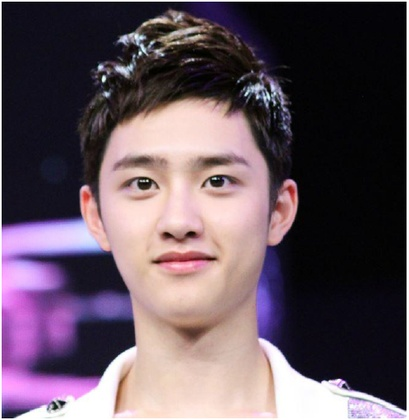
%> input picture Program 1/face1.jpg, 409 x 420 px, shrunk from 499 x 512 before the run
$ octave fr1.m   (GNU Octave 9; MATLAB toolbox functions it lacks are replaced by stand-ins)
%> lines starting %> are read from the running program, lines starting %| are printed output that depends on the picture; in (x1, y1, x2, y2) boxes, pixels count from 0 and x2, y2 are one past the last pixel; in counts of white or black regions, pixels touching at a corner belong together; the program's own positions count from 1
i=imread('face1.jpg');
%> i is the input picture: size 420x409x3 uint8; mean R, G, B 101.1, 84.3, 95
I=rgb2gray(i);
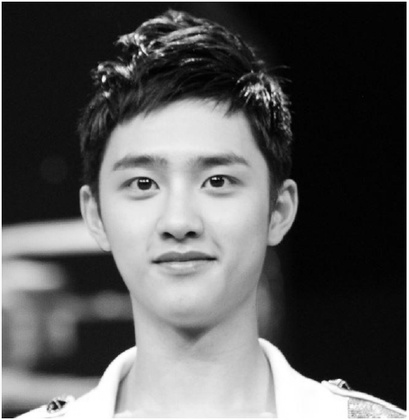
%> I: size 420x409 uint8; min 0, max 255, mean 90.5
BW=im2bw(I);
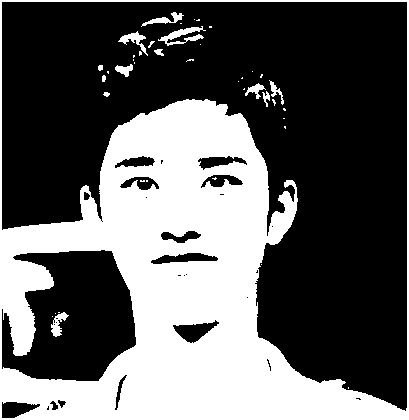
%> BW: size 420x409 logical; 37.5% white; 42 white regions (28 under 20 px), largest, box (x1, y1, x2, y2) and area: (0, 0, 409, 420) 62795, (158, 26, 206, 46) 358, (118, 31, 148, 56) 226
figure,imshow(BW)
%reading an RGB image, change it to grayscale image
 [n1 n2]=size(BW);
%> n1 = 420; n2 = 409
r=floor(n1/10);
%> r = 42
c=floor(n2/10);
%> c = 40
x1=1;x2=r;
%> after `x2=r`: x2 = 42
s=r*c;
%> s = 1680

for i=1:10
    y1=1;y2=c;
    for j=1:10
        if (y2<=c | y2>=9*c) | (x1==1 | x2==r*10)
            loc=find(BW(x1:x2, y1:y2)==0);
            [o p]=size(loc);
            pr=o*100/s;
            if pr<=100
                BW(x1:x2, y1:y2)=0;
                r1=x1;r2=x2;s1=y1;s2=y2;
                pr1=0;
            end
            imshow(BW);
        end
            y1=y1+c;
            y2=y2+c;
    end

 x1=x1+r;
 x2=x2+r;
end
%> this loop made 10 passes
%> pass 1, `for j=1:10 if (y2<=c | y2>=9*c) | (x1==1 | x2==r*10) loc=find(BW(x1:x2..`:
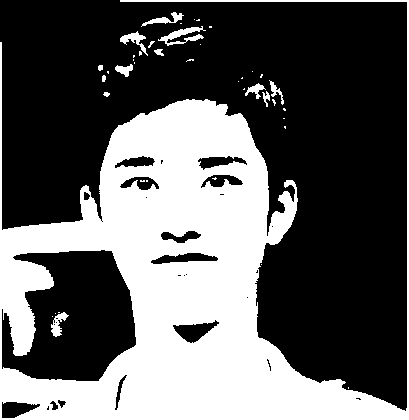
%> displayed picture: size 420x409 logical; 37.3% white; 42 white regions (28 under 20 px), largest, box (x1, y1, x2, y2) and area: (0, 0, 409, 420) 62475, (158, 26, 206, 46) 358, (120, 31, 148, 56) 223
%> pass 1, `for j=1:10 if (y2<=c | y2>=9*c) | (x1==1 | x2==r*10) loc=find(BW(x1:x2..`:
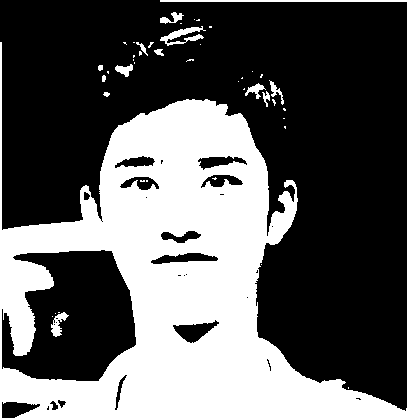
%> displayed picture: size 420x409 logical; 37.2% white; 44 white regions (31 under 20 px), largest, box (x1, y1, x2, y2) and area: (0, 0, 409, 420) 62395, (160, 26, 206, 46) 355, (51, 312, 69, 337) 202
%> after the loop:
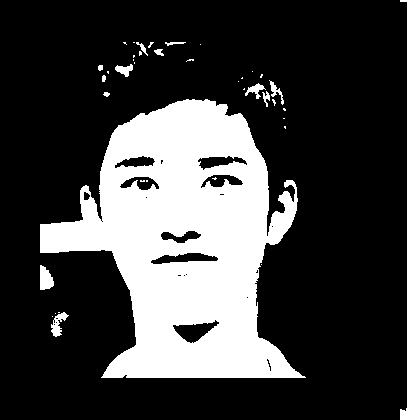
%> BW: size 420x409 logical; 25.2% white; 40 white regions (26 under 20 px)
%> after the loop, loc = 854 values from 1 to 1668; o = 854; p = 1; pr = 50.83; pr1 = 0; r1 = 379; r2 = 420; s1 = 361; s2 = 400
 figure,imshow(BW)
%minimisation of background portion and display the image
L = bwlabel(BW,8);
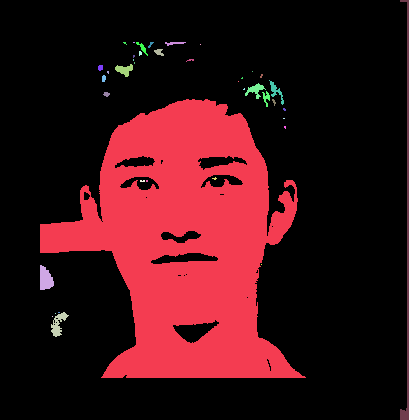
%> L: size 420x409 double; 41 distinct labels, from 0 to 40; one colour per label, 0 black
BB  = regionprops(L, 'BoundingBox');
%> BB = 40 regions; largest, box (x1, y1, x2, y2): (40, 99, 306, 378), (400, 0, 409, 420), (51, 312, 69, 337), (269, 80, 284, 105), (40, 265, 54, 290)
BB1=struct2cell(BB);
%> BB1 = 40 items
BB2=cell2mat(BB1);
%> BB2 = 160 values, max 420 at index 160, min 0.5 at index 158, mean 80.17

[s1 s2]=size(BB2);
%> s1 = 1; s2 = 160
mx=0;
for k=3:4:s2-1
    p=BB2(1,k)*BB2(1,k+1);
    if p>mx & (BB2(1,k)/BB2(1,k+1))<1.8
        mx=p;
        j=k;
    end
end
%> this loop made 40 passes
%> (k, p, mx, j) on pass 1: (3, 74214, 74214, 3)
%> (k, p) on passes 2 to 7: (7, 350), (11, 450), (15, 1), (19, 1), (23, 2), (27, 30)
figure,imshow(I);
hold on;
rectangle('Position',[BB2(1,j-2),BB2(1,j-1),BB2(1,j),BB2(1,j+1)],'EdgeColor','r' )
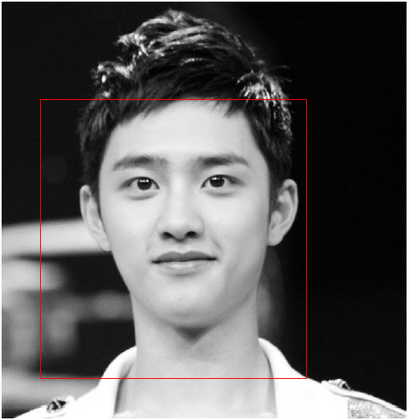
%> figure redrawn from the program's plot data
%detect the face in the image, mark it with a right rectangle
